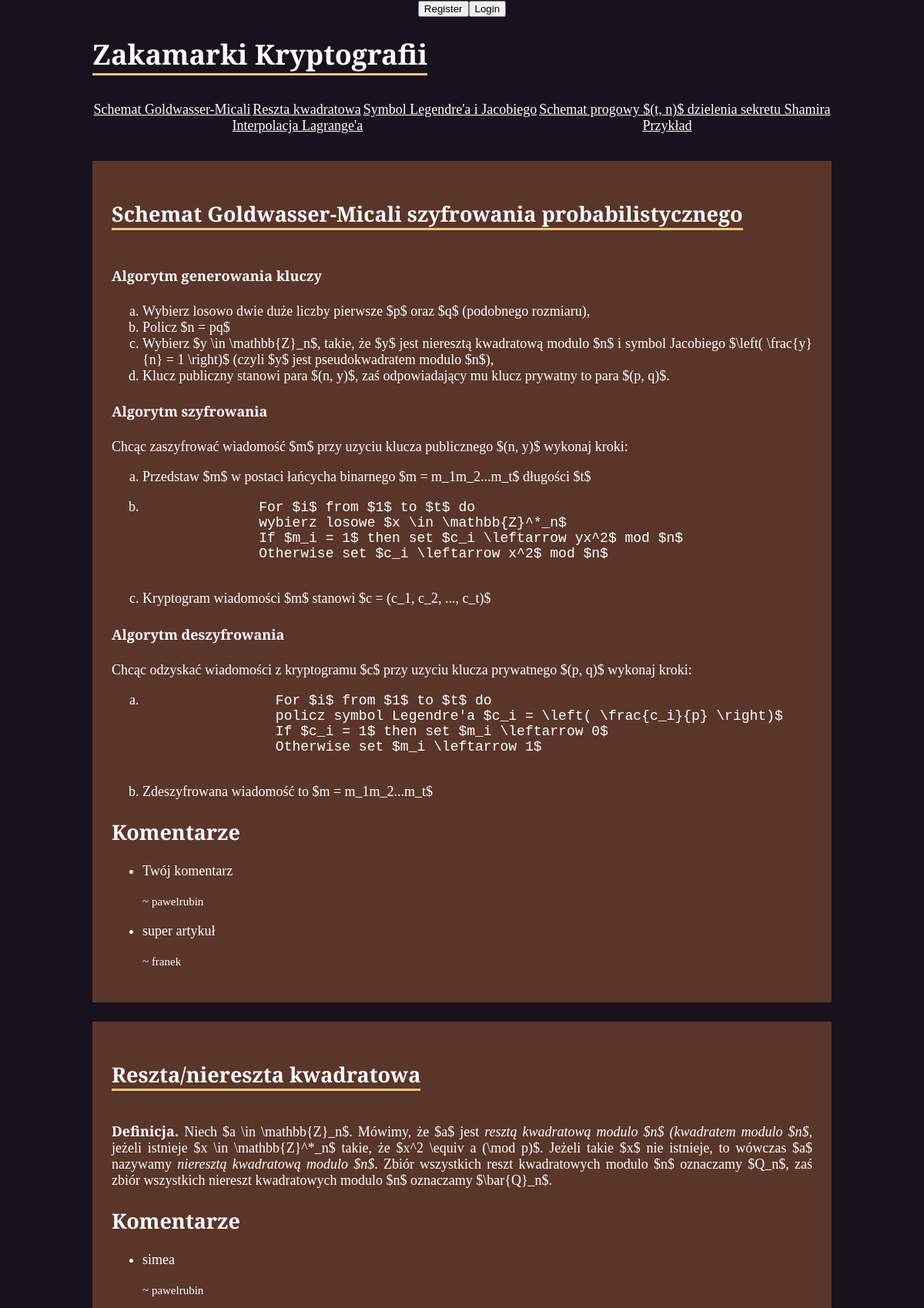
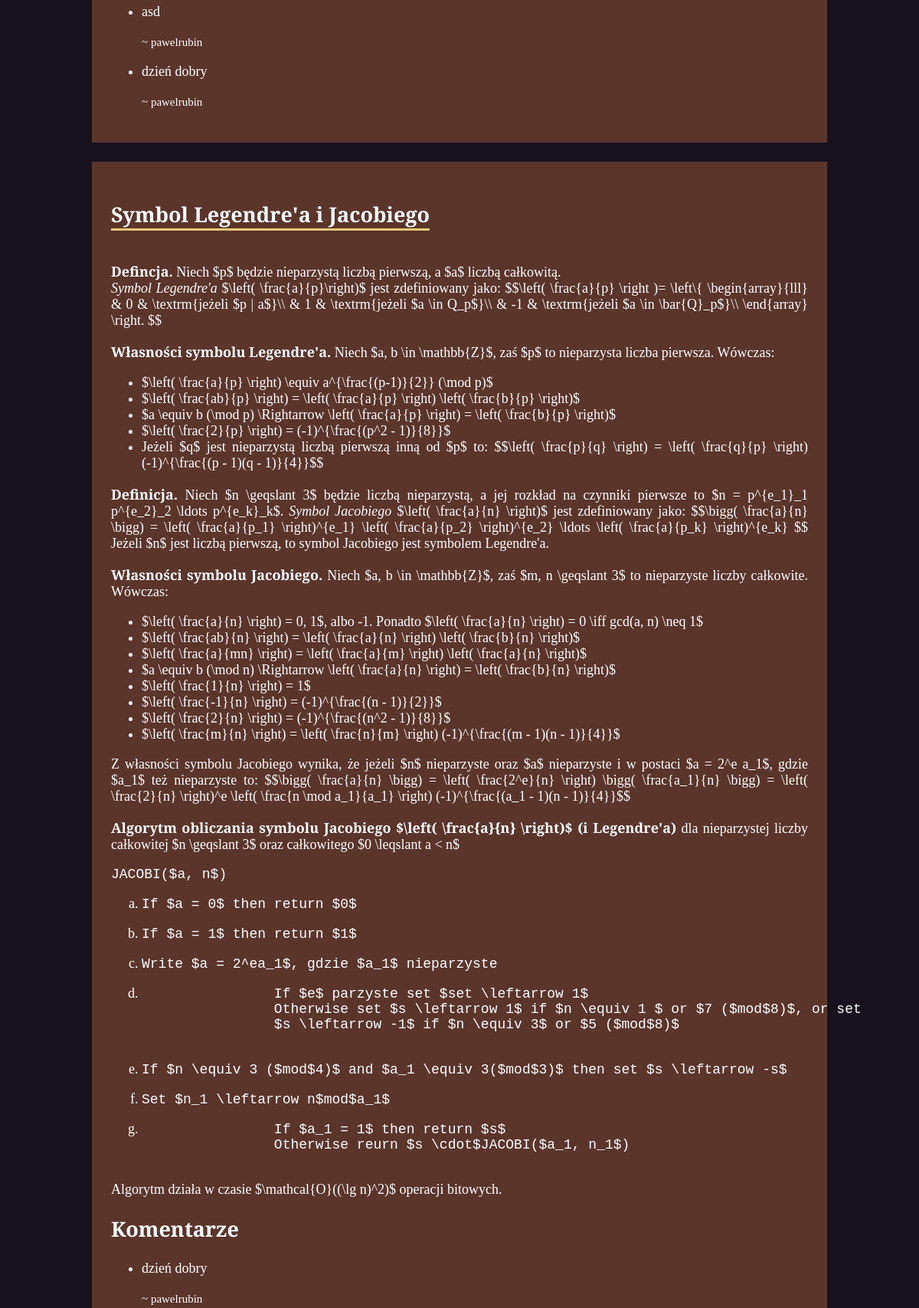
The page / (upper part) on the database its author committed (2 pictures, top to bottom).
### tables this page shows
CREATE TABLE comments(
    comment_id integer primary key AUTOINCREMENT,
    comment_content text not null,
    article_id text not null,
    author_username text,
    
    foreign key (author_username)
        references users (username)
            on delete cascade,
    check (length(comment_content) > 0)
);

### index.php (the view, shortened to what this page needs)
<!DOCTYPE html>
<html lang="pl">
  <head>
    <link rel="stylesheet" href="css/style.css?v=1.0">
  </head>
  <body>
    <div id="menu">
      <?php
        if (isset($_SESSION["username"])) {
      ?>
        <p>Witaj <?= $_SESSION["username"] ?>! </p>
        <form action="logout.php">
          <input type="submit" value="Logout"/>
        </form>
      <?php
        } else {
      ?>
        <form action="registration.php">
          <input type="submit" value="Register"/>
        </form>
        <form action="login.php">
          <input type="submit" value="Login"/>
        </form>
      <?php
        }
      ?>
    </div>
    <main>
      <header id="title">
        <h1>Zakamarki Kryptografii</h1>
      </header>
      <nav>
        <a href='#goldwasser'>Schemat Goldwasser-Micali</a>
        <a href='#residue'>Reszta kwadratowa</a>
        <a href='#symbols'>Symbol Legendre'a i Jacobiego</a>
        <a href='#shamir'>Schemat progowy $(t, n)$ dzielenia sekretu Shamira</a>
        <a href='#lagrange'>Interpolacja Lagrange'a</a>
        <a href='#example'>Przykład</a>
      </nav>
      <section id="goldwasser">
        <header>
          <h2>Schemat Goldwasser-Micali szyfrowania probabilistycznego</h2>
        </header>
        <h4>Algorytm generowania kluczy</h4>
        <p>
          <ol type='a'>
            <li>Wybierz losowo dwie duże liczby pierwsze $p$ oraz $q$ (podobnego rozmiaru),</li>
            <li>Policz $n = pq$</li>
            <li>Wybierz $y \in \mathbb{Z}_n$, takie, że $y$ jest nieresztą kwadratową modulo $n$ i symbol Jacobiego
              $\left( \frac{y}{n} = 1 \right)$ (czyli $y$ jest pseudokwadratem modulo $n$),</li>
            <li>Klucz publiczny stanowi para $(n, y)$, zaś odpowiadający mu klucz prywatny to para $(p, q)$.</li>
          </ol>
        </p>
        <h4>Algorytm szyfrowania</h4>
        <p>
          Chcąc zaszyfrować wiadomość $m$ przy uzyciu klucza publicznego $(n, y)$ wykonaj kroki:
          <ol type='a'>
            <li>Przedstaw $m$ w postaci łańcycha binarnego $m = m_1m_2...m_t$ długości $t$</li>
            <li>
            <pre>
              For $i$ from $1$ to $t$ do
              wybierz losowe $x \in \mathbb{Z}^*_n$
              If $m_i = 1$ then set $c_i \leftarrow yx^2$ mod $n$
              Otherwise set $c_i \leftarrow x^2$ mod $n$
            </pre>
            </li>
            <li>Kryptogram wiadomości $m$ stanowi $c = (c_1, c_2, ..., c_t)$</li>
          </ol>
        </p>
        <h4>Algorytm deszyfrowania</h4>
        <p>
          Chcąc odzyskać wiadomości z kryptogramu $c$ przy uzyciu klucza prywatnego $(p, q)$ wykonaj kroki:
          <ol type='a'>
            <li>
              <pre>
                For $i$ from $1$ to $t$ do
                policz symbol Legendre'a $c_i = \left( \frac{c_i}{p} \right)$
                If $c_i = 1$ then set $m_i \leftarrow 0$
                Otherwise set $m_i \leftarrow 1$
              </pre>
            </li>
            <li>Zdeszyfrowana wiadomość to $m = m_1m_2...m_t$</li>
          </ol>
        </p>
        <div class="comments">
          <h2>Komentarze</h2>
          <ul>
          <?php
            $db = new SQLite3("database.db");
            $stmt = $db->prepare("select * from comments where article_id=:article_id");
            $stmt->bindValue(":article_id", "goldwasser");
            $returned_set = $stmt->execute();
            while($row = $returned_set->fetchArray(SQLITE3_ASSOC)) {
              echo "<li class='comment'>";
              echo "<p>" . $row["comment_content"] . "</p>";
              echo "<small> ~ " . $row['author_username'] . "</small>";
              echo "</li>";
            }
          ?>
          </ul>
        </div>
      </section>
      <section id="residue">
        <header>
          <h2>Reszta/niereszta kwadratowa</h2>
        </header>
        <p>
          <b>Definicja.</b> Niech $a \in \mathbb{Z}_n$. Mówimy, że $a$ jest <i>resztą kwadratową modulo $n$ (kwadratem
            modulo $n$</i>, jeżeli istnieje $x \in \mathbb{Z}^*_n$ takie, że $x^2 \equiv a (\mod p)$. Jeżeli takie
          $x$
          nie istnieje, to wówczas $a$ nazywamy <i>nieresztą kwadratową modulo $n$</i>. Zbiór wszystkich reszt
          kwadratowych modulo $n$ oznaczamy $Q_n$, zaś zbiór wszystkich niereszt kwadratowych modulo $n$ oznaczamy
          $\bar{Q}_n$.
        </p>
        <div class="comments">
          <h2>Komentarze</h2>
          <ul>
          <?php
            $db = new SQLite3("database.db");
            $stmt = $db->prepare("select * from comments where article_id=:article_id");
            $stmt->bindValue(":article_id", "residue");
            $returned_set = $stmt->execute();
            while($row = $returned_set->fetchArray(SQLITE3_ASSOC)) {
              echo "<li class='comment'>";
              echo "<p>" . $row["comment_content"] . "</p>";
              echo "<small> ~ " . $row['author_username'] . "</small>";
              echo "</li>";
            }
          ?>
          </ul>
        </div>
      </section>
      <section id="symbols">
        <header>
          <h2>Symbol Legendre'a i Jacobiego</h2>
        </header>
        <p>
          <b>Defincja.</b> Niech $p$ będzie nieparzystą liczbą pierwszą, a $a$ liczbą całkowitą.<br>
          <i>Symbol Legendre'a</i> $\left( \frac{a}{p}\right)$ jest zdefiniowany jako:
          $$\left( \frac{a}{p} \right )= \left\{ \begin{array}{lll}
          & 0 & \textrm{jeżeli $p | a$}\\
          & 1 & \textrm{jeżeli $a \in Q_p$}\\
          & -1 & \textrm{jeżeli $a \in \bar{Q}_p$}\\
          \end{array} \right.
          $$
        </p>
        <p>
          <b>Własności symbolu Legendre'a.</b> Niech $a, b \in \mathbb{Z}$, zaś $p$ to nieparzysta liczba pierwsza.
          Wówczas:
          <ul>
            <li>$\left( \frac{a}{p} \right) \equiv a^{\frac{(p-1)}{2}} (\mod p)$</li>
            <li>$\left( \frac{ab}{p} \right) = \left( \frac{a}{p} \right) \left( \frac{b}{p} \right)$</li>
            <li>$a \equiv b (\mod p) \Rightarrow \left( \frac{a}{p} \right) = \left( \frac{b}{p} \right)$</li>
            <li>$\left( \frac{2}{p} \right) = (-1)^{\frac{(p^2 - 1)}{8}}$</li>
            <li>Jeżeli $q$ jest nieparzystą liczbą pierwszą inną od $p$ to:
              $$\left( \frac{p}{q} \right) = \left( \frac{q}{p} \right) (-1)^{\frac{(p - 1)(q - 1)}{4}}$$
            </li>
          </ul>
        </p>
        <p>
          <b>Definicja.</b> Niech $n \geqslant 3$ będzie liczbą nieparzystą, a jej rozkład na czynniki pierwsze to $n =
          p^{e_1}_1 p^{e_2}_2 \ldots p^{e_k}_k$. <i>Symbol Jacobiego</i> $\left( \frac{a}{n} \right)$ jest
          zdefiniowany
          jako:
          $$\bigg( \frac{a}{n} \bigg) = \left( \frac{a}{p_1} \right)^{e_1} \left( \frac{a}{p_2} \right)^{e_2} \ldots
          \left( \frac{a}{p_k} \right)^{e_k} $$
          Jeżeli $n$ jest liczbą pierwszą, to symbol Jacobiego jest symbolem Legendre'a.
        </p>
        <p>
          <b>Własności symbolu Jacobiego.</b> Niech $a, b \in \mathbb{Z}$, zaś $m, n \geqslant 3$ to nieparzyste liczby
          całkowite. Wówczas:
          <ul>
            <li>$\left( \frac{a}{n} \right) = 0, 1$, albo -1. Ponadto $\left( \frac{a}{n} \right) = 0 \iff gcd(a, n)
              \neq 1$</li>
            <li>$\left( \frac{ab}{n} \right) = \left( \frac{a}{n} \right) \left( \frac{b}{n} \right)$</li>
            <li>$\left( \frac{a}{mn} \right) = \left( \frac{a}{m} \right) \left( \frac{a}{n} \right)$</li>
            <li>$a \equiv b (\mod n) \Rightarrow \left( \frac{a}{n} \right) = \left( \frac{b}{n} \right)$</li>
            <li>$\left( \frac{1}{n} \right) = 1$</li>
            <li>$\left( \frac{-1}{n} \right) = (-1)^{\frac{(n - 1)}{2}}$</li>
            <li>$\left( \frac{2}{n} \right) = (-1)^{\frac{(n^2 - 1)}{8}}$</li>
            <li>$\left( \frac{m}{n} \right) = \left( \frac{n}{m} \right) (-1)^{\frac{(m - 1)(n - 1)}{4}}$</li>
          </ul>
          Z własności symbolu Jacobiego wynika, że jeżeli $n$ nieparzyste oraz $a$ nieparzyste i w postaci $a = 2^e
          a_1$,
          gdzie $a_1$ też nieparzyste to:
          $$\bigg( \frac{a}{n} \bigg) = \left( \frac{2^e}{n} \right) \bigg( \frac{a_1}{n} \bigg) = \left(
          \frac{2}{n}
          \right)^e \left( \frac{n \mod a_1}{a_1} \right) (-1)^{\frac{(a_1 - 1)(n - 1)}{4}}$$
        </p>
        <p>
          <b>Algorytm obliczania symbolu Jacobiego $\left( \frac{a}{n} \right)$ (i Legendre'a)</b> dla nieparzystej
          liczby
          całkowitej $n \geqslant 3$ oraz całkowitego $0 \leqslant a < n$
          <pre>JACOBI($a, n$)</pre>
          <ol type='a'>
            <li>
              <pre>If $a = 0$ then return $0$</pre>
            </li>
            <li>
              <pre>If $a = 1$ then return $1$</pre>
            </li>
            <li>
              <pre>Write $a = 2^ea_1$, gdzie $a_1$ nieparzyste</pre>
            </li>
            <li>
              <pre>
                If $e$ parzyste set $set \leftarrow 1$
                Otherwise set $s \leftarrow 1$ if $n \equiv 1 $ or $7 ($mod$8)$, or set
                $s \leftarrow -1$ if $n \equiv 3$ or $5 ($mod$8)$
              </pre>
            </li>
            <li>
              <pre>If $n \equiv 3 ($mod$4)$ and $a_1 \equiv 3($mod$3)$ then set $s \leftarrow -s$</pre>
            </li>
            <li>
              <pre>Set $n_1 \leftarrow n$mod$a_1$</pre>
            </li>
            <li>
              <pre>
                If $a_1 = 1$ then return $s$
                Otherwise reurn $s \cdot$JACOBI($a_1, n_1$)
              </pre>
            </li>
          </ol>
          Algorytm działa w czasie $\mathcal{O}((\lg n)^2)$ operacji bitowych.
        </p>
        <div class="comments">
          <h2>Komentarze</h2>
          <ul>
          <?php
            $db = new SQLite3("database.db");
            $stmt = $db->prepare("select * from comments where article_id=:article_id");
            $stmt->bindValue(":article_id", "symbols");
            $returned_set = $stmt->execute();
            while($row = $returned_set->fetchArray(SQLITE3_ASSOC)) {
              echo "<li class='comment'>";
              echo "<p>" . $row["comment_content"] . "</p>";
              echo "<small> ~ " . $row['author_username'] . "</small>";
              echo "</li>";
            }
          ?>
          </ul>
        </div>
      </section>
    </main>
  </body>
</html>

### css/style.css (style rules this page uses)
:root { --background-color: #18121e; --secondary-color: #eac67a; }
html { width: 100%; }
body { font-family: "EB Garamond", serif; margin: 0; height: 100%; width: 100%; scroll-behavior: smooth; display: flex; flex-direction: column; background-color: var(--background-color); color: white; justify-content: center; align-items: center; font-size: 18px; text-align: justify; }
#menu { display: flex; }
main { max-width: 400px; }
nav { flex-direction: column; display: flex; }
@media only screen and (min-width: 720px) { main { max-width: 600px; } }
@media only screen and (min-width: 720px) { nav { flex-direction: row; flex-wrap: wrap; } }
@media only screen and (min-width: 1200px) { main { max-width: 80%; } }
@media only screen and (min-width: 1200px) { nav { flex-direction: row; flex-wrap: wrap; } }
#title h1 { border-bottom: 3px solid var(--secondary-color); width: max-content; }
nav { position: sticky; top: 0; padding-block: 10px; display: flex; justify-content: space-around; background-color: var(--background-color); }
nav a { color: white; }
section { padding-block-end: 25px; background-color: #5a352a; margin-block: 25px; padding-inline: 25px; }
section > header > h2 { margin-top: 50px; display: inline-block; text-align: left; border-bottom: 3px solid var(--secondary-color); }

### rows shown on the page
comments: comment_content "Twój komentarz", author_username "pawelrubin"
comments: comment_content "super artykuł", author_username "franek"
comments: comment_content "simea", author_username "pawelrubin"
comments: comment_content "asd", author_username "pawelrubin"
comments: comment_content "dzień dobry", author_username "pawelrubin"
comments: comment_content "dzień dobry", author_username "pawelrubin"
